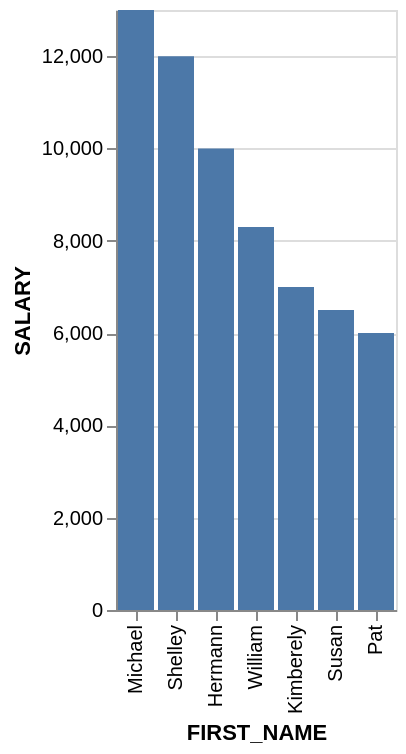

Describe this chart as a Vega-Lite specification.
### Vega-Lite specification from a JSON file in a GitHub repository (floating-point values rounded to 4 significant figures)
{"data": {"values": [{"x_data": "Michael", "y_data": 13000}, {"x_data": "Shelley", "y_data": 12000}, {"x_data": "Hermann", "y_data": 10000}, {"x_data": "William", "y_data": 8300}, {"x_data": "Kimberely", "y_data": 7000}, {"x_data": "Susan", "y_data": 6500}, {"x_data": "Pat", "y_data": 6000}]}, "mark": "bar", "encoding": {"x": {"field": "x_data", "type": "nominal", "title": "FIRST_NAME", "sort": {"op": "sum", "field": "y_data", "order": "descending"}}, "y": {"field": "y_data", "type": "quantitative", "title": "SALARY"}}}
